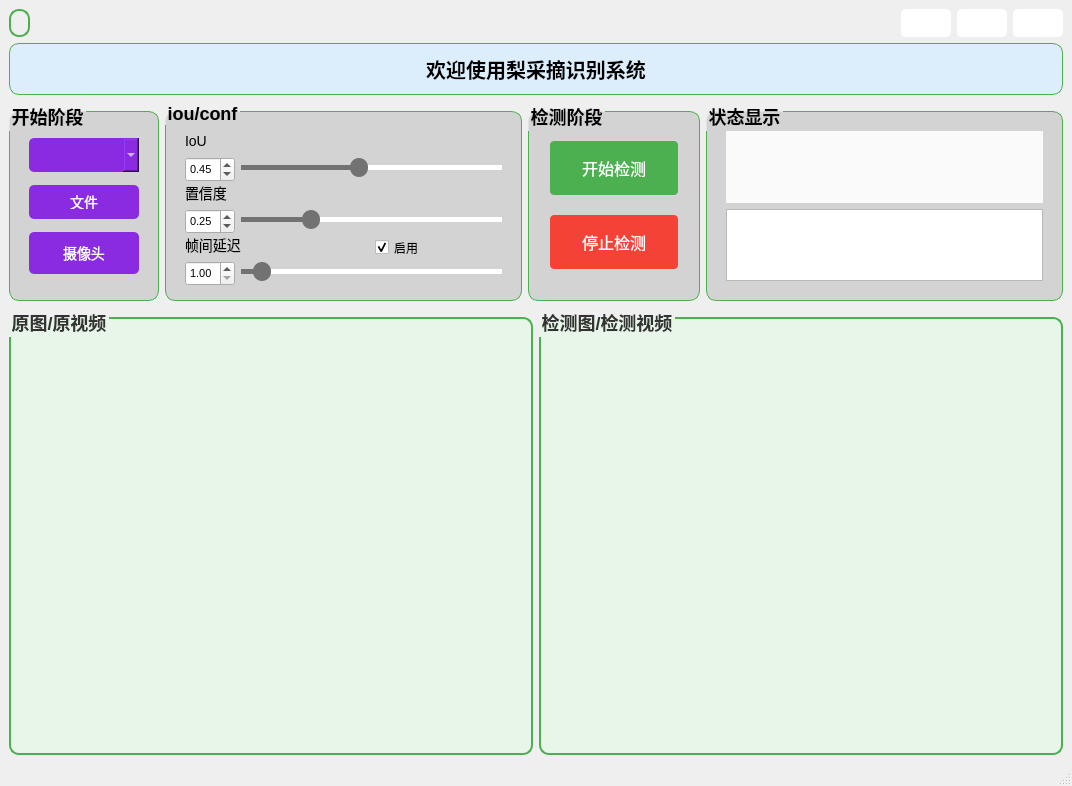
<?xml version="1.0" encoding="UTF-8"?>
<ui version="4.0">
 <class>MainWindow</class>
 <widget class="QMainWindow" name="MainWindow">
  <property name="geometry">
   <rect>
    <x>0</x>
    <y>0</y>
    <width>1072</width>
    <height>786</height>
   </rect>
  </property>
  <property name="windowTitle">
   <string>MainWindow</string>
  </property>
  <property name="styleSheet">
   <string notr="true"/>
  </property>
  <widget class="QWidget" name="centralwidget">
   <layout class="QGridLayout" name="gridLayout_6">
    <item row="0" column="0">
     <layout class="QVBoxLayout" name="verticalLayout_2" stretch="0,0,2,10">
      <item>
       <layout class="QHBoxLayout" name="horizontalLayout_2" stretch="0,0">
        <item>
         <widget class="QLabel" name="label_4">
          <property name="sizePolicy">
           <sizepolicy hsizetype="Preferred" vsizetype="Preferred">
            <horstretch>0</horstretch>
            <verstretch>0</verstretch>
           </sizepolicy>
          </property>
          <property name="styleSheet">
           <string notr="true"> QLabel {
        border: 2px solid #4CAF50; /* 给 logo 添加绿色边框 */
        border-radius: 10px; /* 设置边框圆角 */
        padding: 5px; /* 设置内边距 */
    }</string>
          </property>
          <property name="text">
           <string/>
          </property>
          <property name="pixmap">
           <pixmap resource="../img.qrc">:/png/icon/上海大学002.png</pixmap>
          </property>
          <property name="alignment">
           <set>Qt::AlignCenter</set>
          </property>
         </widget>
        </item>
        <item>
         <layout class="QHBoxLayout" name="horizontalLayout" stretch="0,1,1,1">
          <item>
           <spacer name="horizontalSpacer">
            <property name="orientation">
             <enum>Qt::Horizontal</enum>
            </property>
            <property name="sizeHint" stdset="0">
             <size>
              <width>40</width>
              <height>20</height>
             </size>
            </property>
           </spacer>
          </item>
          <item>
           <widget class="QPushButton" name="minButton">
            <property name="enabled">
             <bool>true</bool>
            </property>
            <property name="minimumSize">
             <size>
              <width>50</width>
              <height>28</height>
             </size>
            </property>
            <property name="maximumSize">
             <size>
              <width>50</width>
              <height>28</height>
             </size>
            </property>
            <property name="styleSheet">
             <string notr="true">QPushButton {
    border-style: solid;
    border-width: 0px;
    border-radius: 5px;
    background-color: #FFFFFF; /* 使用白色背景 */
    color: white; /* 使用白色文字，与白色背景形成对比 */
}

QPushButton::focus {
    outline: none;
}

QPushButton::hover {
    border-style: solid;
    border-width: 0px;
    border-radius: 5px;
    background-color: rgba(60, 60, 60, 255); /* 当鼠标悬停时，使按钮变得稍微深色，提供视觉反馈 */
}

QPushButton:pressed {
    background-color: rgba(100, 100, 100, 255); /* 按钮被按下时，使按钮变得稍微浅色，提供视觉反馈 */
}
</string>
            </property>
            <property name="text">
             <string/>
            </property>
            <property name="icon">
             <iconset resource="../img.qrc">
              <normaloff>:/png/icon/最小化_黑色.png</normaloff>:/png/icon/最小化_黑色.png</iconset>
            </property>
           </widget>
          </item>
          <item>
           <widget class="QPushButton" name="maxButton">
            <property name="minimumSize">
             <size>
              <width>50</width>
              <height>28</height>
             </size>
            </property>
            <property name="maximumSize">
             <size>
              <width>50</width>
              <height>28</height>
             </size>
            </property>
            <property name="styleSheet">
             <string notr="true">QPushButton {
    border-style: solid;
    border-width: 0px;
    border-radius: 5px;
    background-color: #FFFFFF; /* 使用白色背景 */
    color: white; /* 使用白色文字，与白色背景形成对比 */
}

QPushButton::focus {
    outline: none;
}

QPushButton::hover {
    border-style: solid;
    border-width: 0px;
    border-radius: 5px;
    background-color: rgba(60, 60, 60, 255); /* 当鼠标悬停时，使按钮变得稍微深色，提供视觉反馈 */
}

QPushButton:pressed {
    background-color: rgba(100, 100, 100, 255); /* 按钮被按下时，使按钮变得稍微浅色，提供视觉反馈 */
}
</string>
            </property>
            <property name="text">
             <string/>
            </property>
            <property name="icon">
             <iconset resource="../img.qrc">
              <normaloff>:/png/icon/正方形_黑色.png</normaloff>:/png/icon/正方形_黑色.png</iconset>
            </property>
           </widget>
          </item>
          <item>
           <widget class="QPushButton" name="closeButton">
            <property name="minimumSize">
             <size>
              <width>50</width>
              <height>28</height>
             </size>
            </property>
            <property name="maximumSize">
             <size>
              <width>50</width>
              <height>28</height>
             </size>
            </property>
            <property name="styleSheet">
             <string notr="true">QPushButton {
    border-style: solid;
    border-width: 0px;
    border-radius: 5px;
    background-color: #FFFFFF; /* 使用白色背景 */
    color: white; /* 使用白色文字，与白色背景形成对比 */
}

QPushButton::focus {
    outline: none;
}

QPushButton::hover {
    border-style: solid;
    border-width: 0px;
    border-radius: 5px;
    background-color: rgba(60, 60, 60, 255); /* 当鼠标悬停时，使按钮变得稍微深色，提供视觉反馈 */
}

QPushButton:pressed {
    background-color: rgba(100, 100, 100, 255); /* 按钮被按下时，使按钮变得稍微浅色，提供视觉反馈 */
}
</string>
            </property>
            <property name="text">
             <string/>
            </property>
            <property name="icon">
             <iconset resource="../img.qrc">
              <normaloff>:/png/icon/关闭_黑色.png</normaloff>:/png/icon/关闭_黑色.png</iconset>
            </property>
           </widget>
          </item>
         </layout>
        </item>
       </layout>
      </item>
      <item>
       <widget class="QLabel" name="label">
        <property name="minimumSize">
         <size>
          <width>400</width>
          <height>50</height>
         </size>
        </property>
        <property name="font">
         <font>
          <family>AcadEref</family>
          <pointsize>-1</pointsize>
          <weight>75</weight>
          <bold>true</bold>
         </font>
        </property>
        <property name="styleSheet">
         <string notr="true">QLabel {
    color: #000000; /* 黑色文字 */
    font-size: 20px; /* 20像素字体大小 */
    font-weight: bold; /* 加粗字体 */
    text-align: center; /* 文字居中对齐 */
    qproperty-alignment: AlignCenter; /* 属性对齐方式：居中 */
    border: 1px solid #4CAF50; /* 绿色边框 */
    border-radius: 10px; /* 10像素圆角 */
    padding: 10px; /* 10像素内边距 */
    background-color: #DCEEFB; /* 淡蓝色背景 */
}
</string>
        </property>
        <property name="text">
         <string>欢迎使用梨采摘识别系统</string>
        </property>
        <property name="textFormat">
         <enum>Qt::AutoText</enum>
        </property>
        <property name="alignment">
         <set>Qt::AlignCenter</set>
        </property>
       </widget>
      </item>
      <item>
       <layout class="QHBoxLayout" name="horizontalLayout_7" stretch="0,1,0,1">
        <item>
         <widget class="QGroupBox" name="groupBox_2">
          <property name="minimumSize">
           <size>
            <width>150</width>
            <height>100</height>
           </size>
          </property>
          <property name="maximumSize">
           <size>
            <width>16777215</width>
            <height>300</height>
           </size>
          </property>
          <property name="styleSheet">
           <string notr="true">QGroupBox {
    font-size: 18px; /* 设置字体大小 */
    font-weight: bold; /* 字体加粗 */
    border: 1px solid #4CAF50; /* 设置边框为绿色 */
    border-radius: 10px; /* 设置圆角为10px */
    padding: 10px; /* 设置内边距为10px */
    margin-top: 10px; /* 设置顶部外边距为10px */
    background-color: #D3D3D3; /* 背景颜色为淡灰色 */
}
</string>
          </property>
          <property name="title">
           <string>开始阶段</string>
          </property>
          <layout class="QVBoxLayout" name="verticalLayout">
           <item>
            <widget class="QComboBox" name="comboBox">
             <property name="enabled">
              <bool>true</bool>
             </property>
             <property name="minimumSize">
              <size>
               <width>0</width>
               <height>34</height>
              </size>
             </property>
             <property name="maximumSize">
              <size>
               <width>16777215</width>
               <height>34</height>
              </size>
             </property>
             <property name="styleSheet">
              <string notr="true">QComboBox {
    font-size: 14px;
    color: white;
    background-color: #8A2BE2; /* 设置背景颜色为蓝色 */
    border: none;
    border-radius: 5px;
}

QComboBox:hover {
    background-color: #0069D9; /* 鼠标悬停时的背景颜色为深蓝色 */
}
</string>
             </property>
            </widget>
           </item>
           <item>
            <widget class="QPushButton" name="file">
             <property name="minimumSize">
              <size>
               <width>0</width>
               <height>0</height>
              </size>
             </property>
             <property name="maximumSize">
              <size>
               <width>16777215</width>
               <height>34</height>
              </size>
             </property>
             <property name="styleSheet">
              <string notr="true">QPushButton {
    font-size: 14px;
    color: white;
    background-color: #8A2BE2; /* 设置背景颜色为蓝色 */
    border: none;
    border-radius: 5px;
    padding: 10px;
}

QPushButton:hover {
    background-color: #0069D9; /* 鼠标悬停时的背景颜色为深蓝色 */
}
</string>
             </property>
             <property name="text">
              <string>文件</string>
             </property>
             <property name="iconSize">
              <size>
               <width>20</width>
               <height>20</height>
              </size>
             </property>
            </widget>
           </item>
           <item>
            <widget class="QPushButton" name="camera">
             <property name="minimumSize">
              <size>
               <width>90</width>
               <height>25</height>
              </size>
             </property>
             <property name="styleSheet">
              <string notr="true">QPushButton {
    font-size: 14px;
    color: white;
    background-color: #8A2BE2;
    border: none;
    border-radius: 5px;
    padding: 10px;
}

QPushButton:hover {
    background-color: #0069D9; /* 鼠标悬停时的背景颜色为深蓝色 */
}
</string>
             </property>
             <property name="text">
              <string>摄像头</string>
             </property>
            </widget>
           </item>
          </layout>
         </widget>
        </item>
        <item>
         <widget class="QGroupBox" name="groupBox">
          <property name="minimumSize">
           <size>
            <width>150</width>
            <height>200</height>
           </size>
          </property>
          <property name="maximumSize">
           <size>
            <width>16777215</width>
            <height>300</height>
           </size>
          </property>
          <property name="styleSheet">
           <string notr="true">QGroupBox {
    font-size: 18px; /* 设置字体大小 */
    font-weight: bold; /* 字体加粗 */
    border: 1px solid #4CAF50; /* 设置边框为绿色 */
    border-radius: 10px; /* 设置圆角为10px */
    padding: 10px; /* 设置内边距为10px */
    margin-top: 10px; /* 设置顶部外边距为10px */
    background-color: #D3D3D3; /* 背景颜色为淡灰色 */
}
</string>
          </property>
          <property name="title">
           <string>iou/conf</string>
          </property>
          <layout class="QGridLayout" name="gridLayout_3">
           <item row="0" column="0">
            <widget class="QLabel" name="label_2">
             <property name="minimumSize">
              <size>
               <width>25</width>
               <height>20</height>
              </size>
             </property>
             <property name="styleSheet">
              <string notr="true">QLabel {
    font-size: 14px; /* 字体大小为14px */
    color: #000000; /* 字体颜色为黑色 */
}
</string>
             </property>
             <property name="text">
              <string>IoU</string>
             </property>
            </widget>
           </item>
           <item row="1" column="0">
            <widget class="QDoubleSpinBox" name="iouSpinBox">
             <property name="minimumSize">
              <size>
               <width>0</width>
               <height>25</height>
              </size>
             </property>
             <property name="maximumSize">
              <size>
               <width>50</width>
               <height>16777215</height>
              </size>
             </property>
             <property name="font">
              <font>
               <family>Microsoft YaHei UI</family>
               <pointsize>8</pointsize>
              </font>
             </property>
             <property name="styleSheet">
              <string notr="true">x</string>
             </property>
             <property name="maximum">
              <double>1.000000000000000</double>
             </property>
             <property name="singleStep">
              <double>0.010000000000000</double>
             </property>
             <property name="value">
              <double>0.450000000000000</double>
             </property>
            </widget>
           </item>
           <item row="1" column="1" colspan="2">
            <widget class="QSlider" name="iouSlider">
             <property name="minimumSize">
              <size>
               <width>80</width>
               <height>20</height>
              </size>
             </property>
             <property name="styleSheet">
              <string notr="true">QSlider {
    min-height: 20px;
}

QSlider::groove:horizontal {
    height: 5px;
    background: #d3d3d3;
}

QSlider::handle:horizontal {
    width: 18px;
    margin: -7px 0; /* handle is placed by default on the contents rect of the groove. Expand outside the groove */
    background: #727272;
    border-radius: 9px;
}

QSlider::add-page:horizontal {
    background: #fff;
}

QSlider::sub-page:horizontal {
    background: #727272;
}
</string>
             </property>
             <property name="maximum">
              <number>100</number>
             </property>
             <property name="value">
              <number>45</number>
             </property>
             <property name="orientation">
              <enum>Qt::Horizontal</enum>
             </property>
            </widget>
           </item>
           <item row="2" column="0">
            <widget class="QLabel" name="label_3">
             <property name="minimumSize">
              <size>
               <width>45</width>
               <height>20</height>
              </size>
             </property>
             <property name="styleSheet">
              <string notr="true">QLabel {
    font-size: 14px; /* 字体大小为14px */
    color: #000000; /* 字体颜色为黑色 */
}
</string>
             </property>
             <property name="text">
              <string>置信度</string>
             </property>
            </widget>
           </item>
           <item row="3" column="0">
            <widget class="QDoubleSpinBox" name="confSpinBox">
             <property name="minimumSize">
              <size>
               <width>0</width>
               <height>25</height>
              </size>
             </property>
             <property name="maximumSize">
              <size>
               <width>50</width>
               <height>16777215</height>
              </size>
             </property>
             <property name="font">
              <font>
               <family>Microsoft JhengHei UI</family>
               <pointsize>8</pointsize>
              </font>
             </property>
             <property name="styleSheet">
              <string notr="true"/>
             </property>
             <property name="maximum">
              <double>1.000000000000000</double>
             </property>
             <property name="singleStep">
              <double>0.010000000000000</double>
             </property>
             <property name="value">
              <double>0.250000000000000</double>
             </property>
            </widget>
           </item>
           <item row="3" column="1" colspan="2">
            <widget class="QSlider" name="confSlider">
             <property name="minimumSize">
              <size>
               <width>80</width>
               <height>20</height>
              </size>
             </property>
             <property name="styleSheet">
              <string notr="true">QSlider {
    min-height: 20px;
}

QSlider::groove:horizontal {
    height: 5px;
    background: #d3d3d3;
}

QSlider::handle:horizontal {
    width: 18px;
    margin: -7px 0; /* handle is placed by default on the contents rect of the groove. Expand outside the groove */
    background: #727272;
    border-radius: 9px;
}

QSlider::add-page:horizontal {
    background: #fff;
}

QSlider::sub-page:horizontal {
    background: #727272;
}
</string>
             </property>
             <property name="maximum">
              <number>100</number>
             </property>
             <property name="value">
              <number>25</number>
             </property>
             <property name="orientation">
              <enum>Qt::Horizontal</enum>
             </property>
            </widget>
           </item>
           <item row="4" column="0" colspan="2">
            <widget class="QLabel" name="label_5">
             <property name="minimumSize">
              <size>
               <width>0</width>
               <height>20</height>
              </size>
             </property>
             <property name="styleSheet">
              <string notr="true">QLabel {
    font-size: 14px; /* 字体大小为14px */
    color: #000000; /* 字体颜色为黑色 */
}
</string>
             </property>
             <property name="text">
              <string>帧间延迟</string>
             </property>
            </widget>
           </item>
           <item row="4" column="2">
            <widget class="QCheckBox" name="checkBox">
             <property name="minimumSize">
              <size>
               <width>0</width>
               <height>25</height>
              </size>
             </property>
             <property name="styleSheet">
              <string notr="true"/>
             </property>
             <property name="text">
              <string>启用</string>
             </property>
             <property name="checked">
              <bool>true</bool>
             </property>
            </widget>
           </item>
           <item row="5" column="0">
            <widget class="QDoubleSpinBox" name="rateSpinBox">
             <property name="minimumSize">
              <size>
               <width>0</width>
               <height>25</height>
              </size>
             </property>
             <property name="maximumSize">
              <size>
               <width>50</width>
               <height>16777215</height>
              </size>
             </property>
             <property name="font">
              <font>
               <family>Microsoft JhengHei UI</family>
               <pointsize>8</pointsize>
              </font>
             </property>
             <property name="styleSheet">
              <string notr="true"/>
             </property>
             <property name="decimals">
              <number>2</number>
             </property>
             <property name="minimum">
              <double>1.000000000000000</double>
             </property>
             <property name="maximum">
              <double>20.000000000000000</double>
             </property>
             <property name="singleStep">
              <double>1.000000000000000</double>
             </property>
            </widget>
           </item>
           <item row="5" column="1" colspan="2">
            <widget class="QSlider" name="rateSlider">
             <property name="minimumSize">
              <size>
               <width>80</width>
               <height>20</height>
              </size>
             </property>
             <property name="styleSheet">
              <string notr="true">QSlider {
    min-height: 20px;
}

QSlider::groove:horizontal {
    height: 5px;
    background: #d3d3d3;
}

QSlider::handle:horizontal {
    width: 18px;
    margin: -7px 0; /* handle is placed by default on the contents rect of the groove. Expand outside the groove */
    background: #727272;
    border-radius: 9px;
}

QSlider::add-page:horizontal {
    background: #fff;
}

QSlider::sub-page:horizontal {
    background: #727272;
}
</string>
             </property>
             <property name="maximum">
              <number>20</number>
             </property>
             <property name="pageStep">
              <number>1</number>
             </property>
             <property name="value">
              <number>1</number>
             </property>
             <property name="orientation">
              <enum>Qt::Horizontal</enum>
             </property>
            </widget>
           </item>
          </layout>
         </widget>
        </item>
        <item>
         <widget class="QGroupBox" name="groupBox_3">
          <property name="minimumSize">
           <size>
            <width>150</width>
            <height>100</height>
           </size>
          </property>
          <property name="maximumSize">
           <size>
            <width>16777215</width>
            <height>300</height>
           </size>
          </property>
          <property name="styleSheet">
           <string notr="true">QGroupBox {
    font-size: 18px; /* 设置字体大小 */
    font-weight: bold; /* 字体加粗 */
    border: 1px solid #4CAF50; /* 设置边框为绿色 */
    border-radius: 10px; /* 设置圆角为10px */
    padding: 10px; /* 设置内边距为10px */
    margin-top: 10px; /* 设置顶部外边距为10px */
    background-color: #D3D3D3; /* 背景颜色为淡灰色 */
}
</string>
          </property>
          <property name="title">
           <string>检测阶段</string>
          </property>
          <layout class="QGridLayout" name="gridLayout_2">
           <item row="1" column="0">
            <widget class="QPushButton" name="StopDet">
             <property name="minimumSize">
              <size>
               <width>90</width>
               <height>25</height>
              </size>
             </property>
             <property name="styleSheet">
              <string notr="true">QPushButton#BeginDet {
    background-color: #4CAF50;  /* 设置背景颜色为绿色 */
    border: none;  /* 无边框 */
    color: white;  /* 文字颜色为白色 */
    padding: 15px 32px;  /* 内边距 */
    text-align: center;  /* 文字居中 */
    text-decoration: none;
    display: inline-block;
    font-size: 16px;  /* 文字大小 */
    margin: 4px 2px;
    cursor: pointer;
    border-radius: 4px;  /* 圆角 */
}

QPushButton#BeginDetBeginDet:hover {
    background-color: #45a049;  /* 鼠标悬停时的背景颜色 */
}

QPushButton#StopDet {
    background-color: #f44336;  /* 设置背景颜色为红色 */
    border: none;  /* 无边框 */
    color: white;  /* 文字颜色为白色 */
    padding: 15px 32px;  /* 内边距 */
    text-align: center;  /* 文字居中 */
    text-decoration: none;
    display: inline-block;
    font-size: 16px;  /* 文字大小 */
    margin: 4px 2px;
    cursor: pointer;
    border-radius: 4px;  /* 圆角 */
}

QPushButton#StopDet:hover {
    background-color: #d73828;  /* 鼠标悬停时的背景颜色 */
}
</string>
             </property>
             <property name="text">
              <string>停止检测</string>
             </property>
             <property name="autoExclusive">
              <bool>false</bool>
             </property>
            </widget>
           </item>
           <item row="0" column="0">
            <widget class="QPushButton" name="BeginDet">
             <property name="minimumSize">
              <size>
               <width>90</width>
               <height>25</height>
              </size>
             </property>
             <property name="styleSheet">
              <string notr="true">QPushButton#BeginDet {
    background-color: #4CAF50;  /* 设置背景颜色为绿色 */
    border: none;  /* 无边框 */
    color: white;  /* 文字颜色为白色 */
    padding: 15px 32px;  /* 内边距 */
    text-align: center;  /* 文字居中 */
    text-decoration: none;
    display: inline-block;
    font-size: 16px;  /* 文字大小 */
    margin: 4px 2px;
    cursor: pointer;
    border-radius: 4px;  /* 圆角 */
}

QPushButton#BeginDetBeginDet:hover {
    background-color: #45a049;  /* 鼠标悬停时的背景颜色 */
}

QPushButton#StopDet {
    background-color: #f44336;  /* 设置背景颜色为红色 */
    border: none;  /* 无边框 */
    color: white;  /* 文字颜色为白色 */
    padding: 15px 32px;  /* 内边距 */
    text-align: center;  /* 文字居中 */
    text-decoration: none;
    display: inline-block;
    font-size: 16px;  /* 文字大小 */
    margin: 4px 2px;
    cursor: pointer;
    border-radius: 4px;  /* 圆角 */
}

QPushButton#StopDet:hover {
    background-color: #d73828;  /* 鼠标悬停时的背景颜色 */
}
</string>
             </property>
             <property name="text">
              <string>开始检测</string>
             </property>
             <property name="iconSize">
              <size>
               <width>30</width>
               <height>30</height>
              </size>
             </property>
             <property name="checkable">
              <bool>true</bool>
             </property>
            </widget>
           </item>
          </layout>
         </widget>
        </item>
        <item>
         <widget class="QGroupBox" name="groupBox_4">
          <property name="minimumSize">
           <size>
            <width>350</width>
            <height>100</height>
           </size>
          </property>
          <property name="maximumSize">
           <size>
            <width>16777215</width>
            <height>300</height>
           </size>
          </property>
          <property name="styleSheet">
           <string notr="true">QGroupBox {
    font-size: 18px; /* 设置字体大小 */
    font-weight: bold; /* 字体加粗 */
    border: 1px solid #4CAF50; /* 设置边框为绿色 */
    border-radius: 10px; /* 设置圆角为10px */
    padding: 10px; /* 设置内边距为10px */
    margin-top: 10px; /* 设置顶部外边距为10px */
    background-color: #D3D3D3; /* 背景颜色为淡灰色 */
}
</string>
          </property>
          <property name="title">
           <string>状态显示</string>
          </property>
          <layout class="QGridLayout" name="gridLayout">
           <item row="1" column="0">
            <widget class="QListWidget" name="resultWidget">
             <property name="minimumSize">
              <size>
               <width>250</width>
               <height>60</height>
              </size>
             </property>
             <property name="styleSheet">
              <string notr="true">QTextBrowser {
    background-color: #FAFAFA; /* 设置淡灰色背景 */
    color: #000000; /* 文字颜色设置为黑色 */
    font-size: 14px; /* 字体大小 */
    border: none; /* 无边框 */
    padding: 10px; /* 内边距 */
    box-shadow: 5px 5px 5px rgba(0, 0, 0, 0.2); /* 添加阴影效果 */
}
</string>
             </property>
            </widget>
           </item>
           <item row="0" column="0">
            <widget class="QTextBrowser" name="statistic_label">
             <property name="minimumSize">
              <size>
               <width>250</width>
               <height>60</height>
              </size>
             </property>
             <property name="styleSheet">
              <string notr="true">QTextBrowser {
    background-color: #FAFAFA; /* 设置淡灰色背景 */
    color: #000000; /* 文字颜色设置为黑色 */
    font-size: 14px; /* 字体大小 */
    border: none; /* 无边框 */
    padding: 10px; /* 内边距 */
    box-shadow: 5px 5px 5px rgba(0, 0, 0, 0.2); /* 添加阴影效果 */
}
</string>
             </property>
            </widget>
           </item>
          </layout>
         </widget>
        </item>
       </layout>
      </item>
      <item>
       <layout class="QHBoxLayout" name="horizontalLayout_8">
        <item>
         <widget class="QGroupBox" name="groupBox_5">
          <property name="minimumSize">
           <size>
            <width>500</width>
            <height>350</height>
           </size>
          </property>
          <property name="styleSheet">
           <string notr="true">QGroupBox {
    font-size: 18px; /* 设置字体大小 */
    font-weight: bold; /* 字体加粗 */
    border: 2px solid #4CAF50; /* 设置边框为绿色，增加边框宽度 */
    border-radius: 10px; /* 设置圆角为10px */
    padding: 10px; /* 设置内边距为10px */
    margin-top: 10px; /* 设置顶部外边距为10px */
    background-color: #E8F5E9; /* 背景颜色为淡绿色 */
    color: #333333; /* 设置字体颜色为深灰色 */
}
</string>
          </property>
          <property name="title">
           <string>原图/原视频</string>
          </property>
          <layout class="QGridLayout" name="gridLayout_4">
           <item row="0" column="0">
            <widget class="QLabel" name="raw_video">
             <property name="minimumSize">
              <size>
               <width>450</width>
               <height>300</height>
              </size>
             </property>
             <property name="styleSheet">
              <string notr="true">background-image: url(:/png/icon/纯白图片.png);
QLabel {
    background-color: #FFFFFF; /* 设置背景颜色为白色 */
    border: 1px solid #CCCCCC; /* 设置边框为灰色 */
    border-radius: 5px; /* 设置圆角为5px */
    padding: 10px; /* 设置内边距为10px */
    text-align: center; /* 文字居中 */
    font-size: 14px; /* 字体大小 */
    color: #000000; /* 字体颜色为黑色 */
}
</string>
             </property>
             <property name="text">
              <string/>
             </property>
            </widget>
           </item>
          </layout>
         </widget>
        </item>
        <item>
         <widget class="QGroupBox" name="groupBox_7">
          <property name="minimumSize">
           <size>
            <width>500</width>
            <height>350</height>
           </size>
          </property>
          <property name="styleSheet">
           <string notr="true">QGroupBox {
    font-size: 18px; /* 设置字体大小 */
    font-weight: bold; /* 字体加粗 */
    border: 2px solid #4CAF50; /* 设置边框为绿色，增加边框宽度 */
    border-radius: 10px; /* 设置圆角为10px */
    padding: 10px; /* 设置内边距为10px */
    margin-top: 10px; /* 设置顶部外边距为10px */
    background-color: #E8F5E9; /* 背景颜色为淡绿色 */
    color: #333333; /* 设置字体颜色为深灰色 */
}
</string>
          </property>
          <property name="title">
           <string>检测图/检测视频</string>
          </property>
          <layout class="QGridLayout" name="gridLayout_5">
           <item row="0" column="0">
            <widget class="QLabel" name="out_video">
             <property name="minimumSize">
              <size>
               <width>450</width>
               <height>300</height>
              </size>
             </property>
             <property name="styleSheet">
              <string notr="true">background-image: url(:/png/icon/纯白图片.png);
QLabel {
    background-color: #FFFFFF; /* 设置背景颜色为白色 */
    border: 1px solid #CCCCCC; /* 设置边框为灰色 */
    border-radius: 5px; /* 设置圆角为5px */
    padding: 10px; /* 设置内边距为10px */
    text-align: center; /* 文字居中 */
    font-size: 14px; /* 字体大小 */
    color: #000000; /* 字体颜色为黑色 */
}
</string>
             </property>
             <property name="text">
              <string/>
             </property>
            </widget>
           </item>
          </layout>
         </widget>
        </item>
       </layout>
      </item>
     </layout>
    </item>
   </layout>
  </widget>
  <widget class="QMenuBar" name="menubar">
   <property name="geometry">
    <rect>
     <x>0</x>
     <y>0</y>
     <width>1072</width>
     <height>26</height>
    </rect>
   </property>
  </widget>
  <widget class="QStatusBar" name="statusbar"/>
 </widget>
 <resources>
  <include location="../img.qrc"/>
 </resources>
 <connections/>
</ui>
